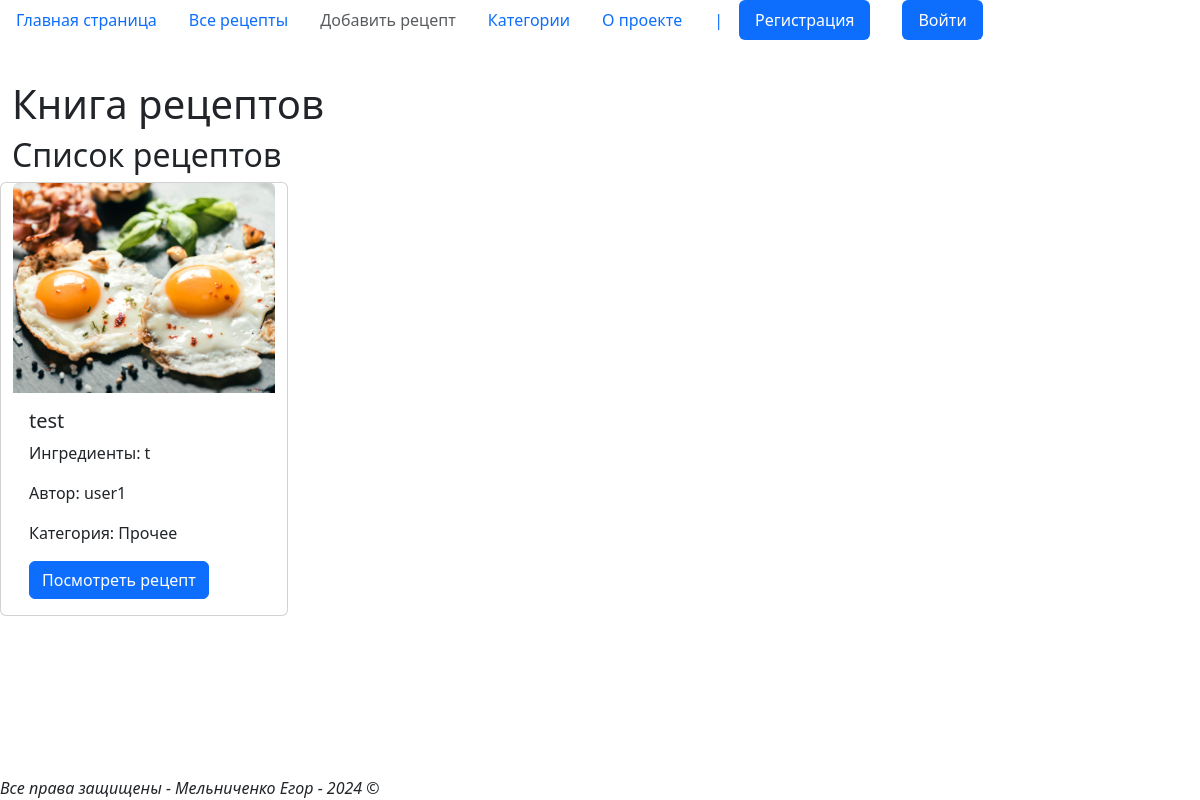
Before: /recipes/ with the older database file.
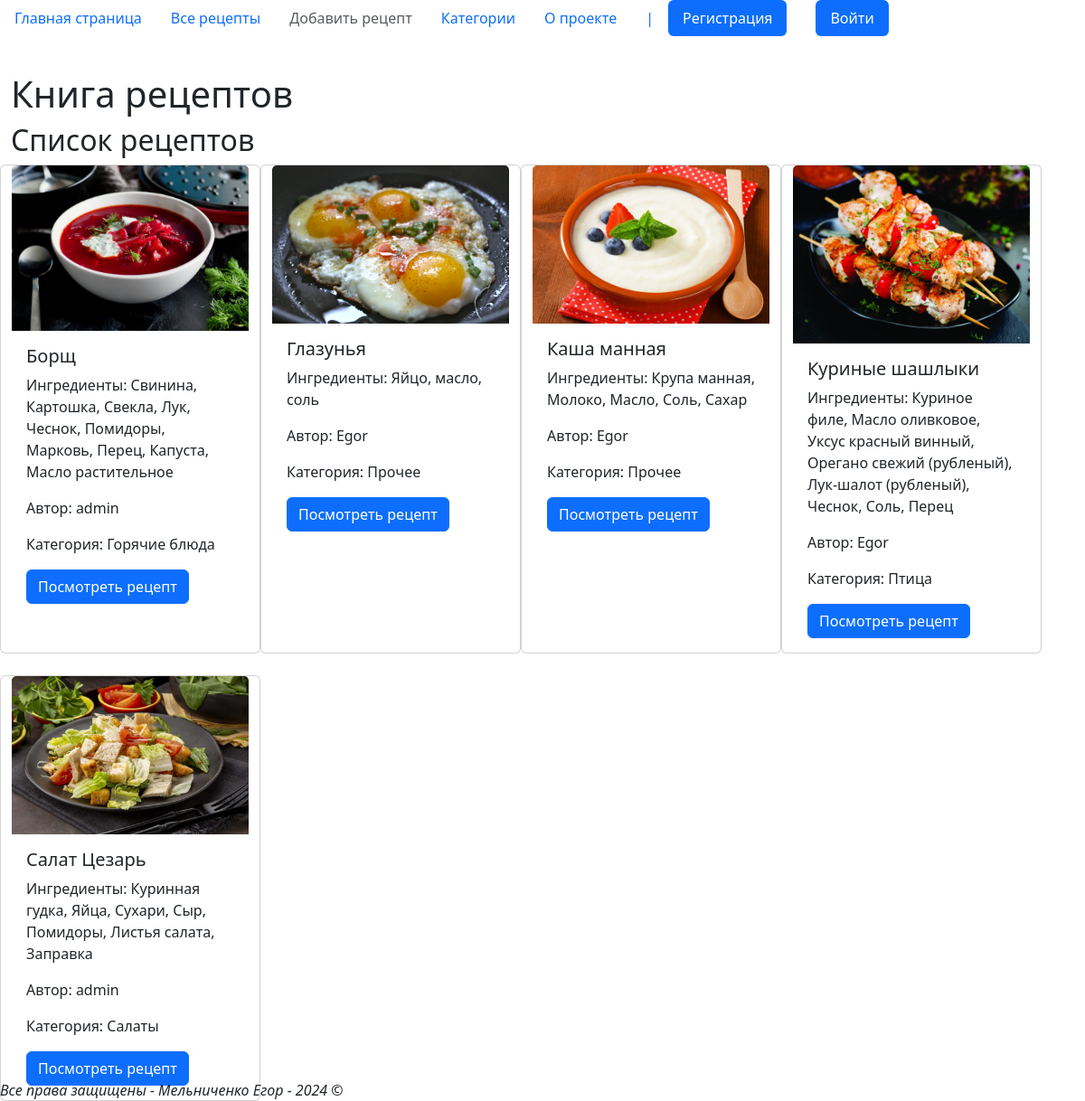
After: the same page with the newer database file.
### cbookapp/models.py (models this page shows, shortened)
class Recipe(models.Model):
    name = models.CharField(max_length=100)
    description = models.TextField()
    cooking_steps = models.TextField()
    cooking_time = models.CharField(max_length=15)
    img_file = models.ImageField(upload_to='media/products/', null=True, blank=True)
    author = models.ForeignKey(User, on_delete=models.SET_NULL, verbose_name="Пользователь", null=True)
    ingredients = models.TextField()
    category = models.ForeignKey(Categories, on_delete=models.CASCADE)

class Categories(models.Model):
    name = models.CharField(max_length=20)
    def __str__(self):
        return self.name

### cbookapp/views.py (the view)
# urls.py: path('', views.index, name='index'),
def index(request):
    logger.info('Index page accessed')
    recipes = Recipe.objects.all().order_by('name')[:5]
    context = {'recipes': recipes}
    return render(request, 'cbookapp/index.html', context)

### cbookapp/templates/cbookapp/index.html (shortened to what this page needs)
{% extends 'base.html' %}
{% block content %}
<div class="container-fluid">
    <h1 class="heading">Книга рецептов</h1>
    <h2 class="heading">Список рецептов</h2>
    <div class="row row-cols-1 row-cols-md-2 g-4">
        {% for recipe in recipes %}
        <div class="card" style="width: 18rem;">
            <img src="{{ recipe.img_file.url }}" class="card-img-top" alt="Фото {{ recipe.name }}">
            <div class="card-body">
                <h5 class="card-title">{{ recipe.name }}</h5>
                <p class="card-text">Ингредиенты: {{ recipe.ingredients }}</p>
                <p class="card-text">Автор: {{ recipe.author }}</p>
                <p class="card-text">Категория: {{ recipe.category }}</p>
                <a href="{% url 'get_recipe_by_name' recipe.name %}" class="btn btn-primary">Посмотреть
                    рецепт</a>
            </div>
        </div>
        {% endfor %}
    </div>
</div>
{% endblock %}

### templates/base.html (shortened to what this page needs)
<!DOCTYPE html>
<html lang="ru">
<head>
    {% load static %}
    <link rel="stylesheet" href="{% static 'bootstrap/css/bootstrap.min.css' %}">
</head>
<body>
{% block mainmenu %}
<ul class="nav nav-pills">
    {% if request.user.is_authenticated %}
    <li class="nav-item"><a class="nav-link" aria-current="page" href="/">Главная страница</a></li>
    <li class="nav-item"><a class="nav-link" href="/recipes/all_recipes/">Все рецепты</a></li>
    <li class="nav-item"><a class="nav-link" href="/recipes/add_recipe/">Добавить рецепт</a></li>
    <li class="nav-item"><a class="nav-link" href="/recipes/get_category/">Категории</a></li>
    <li class="nav-item"><a class="nav-link" href="/recipes/about/">О проекте</a></li>
    <p class="nav-link">|</p>
    <li class="nav-item"><p class="nav-link active"> {{ user.username }}</p></li>
    <p class="nav-link"></p>
    <li class="nav-item"><a class="nav-link active" href="{% url 'logout' %}">Выйти</a></li>
    {% else %}
    <li class="nav-item"><a class="nav-link" aria-current="page" href="/">Главная страница</a></li>
    <li class="nav-item"><a class="nav-link" href="/recipes/all_recipes/">Все рецепты</a></li>
    <li class="nav-item"><a class="nav-link disabled" href="#">Добавить рецепт</a></li>
    <li class="nav-item"><a class="nav-link" href="/recipes/get_category/">Категории</a></li>
    <li class="nav-item"><a class="nav-link" href="/recipes/about/">О проекте</a></li>
    <p class="nav-link">|</p>
    <li class="nav-item"><a class="nav-link active" href="{% url 'register' %}">Регистрация</a></li>
    <p class="nav-link"></p>
    <li class="nav-item"><a class="nav-link active" href="{% url 'login' %}">Войти</a></li>
    {% endif %}
</ul>
{% endblock %}
<br>
{% block content %}{% endblock %}
<div class="row fixed-bottom modal-footer">
    <footer><i>Все права защищены - Мельниченко Егор - 2024 &copy; </i></footer>
</div>
</body>
</html>

Changed rows visible on the page:
removed Recipe: img_file (picture), name "test", ingredients "t", author "user1", category "Прочее"
added Recipe: img_file (picture), name "Борщ", ingredients "Свинина, Картошка, Свекла, Лук, Чеснок, Помидоры, Марковь, Перец, Капуста, Масло растительное", author "admin", category "Горячие блюда"
added Recipe: img_file (picture), name "Глазунья", ingredients "Яйцо, масло, соль", author "Egor", category "Прочее"
added Recipe: img_file (picture), name "Каша манная", ingredients "Крупа манная, Молоко, Масло, Соль, Сахар", author "Egor", category "Прочее"
added Recipe: img_file (picture), name "Куриные шашлыки", ingredients "Куриное филе, Масло оливковое, Уксус красный винный, Орегано свежий (рубленый), Лук-шалот (рубленый), Чеснок, Соль, Перец", author "Egor", category "Птица"
added Recipe: img_file (picture), name "Салат Цезарь", ingredients "Куринная гудка, Яйца, Сухари, Сыр, Помидоры, Листья салата, Заправка", author "admin", category "Салаты"
